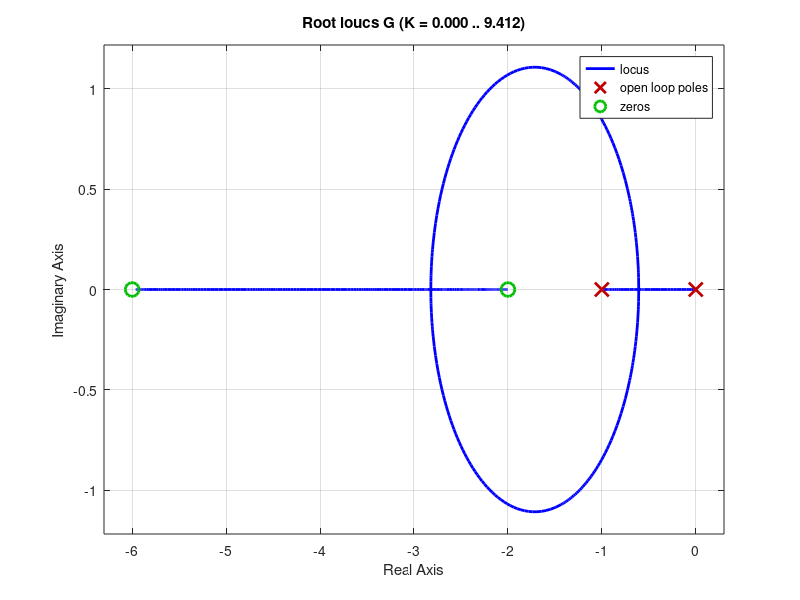
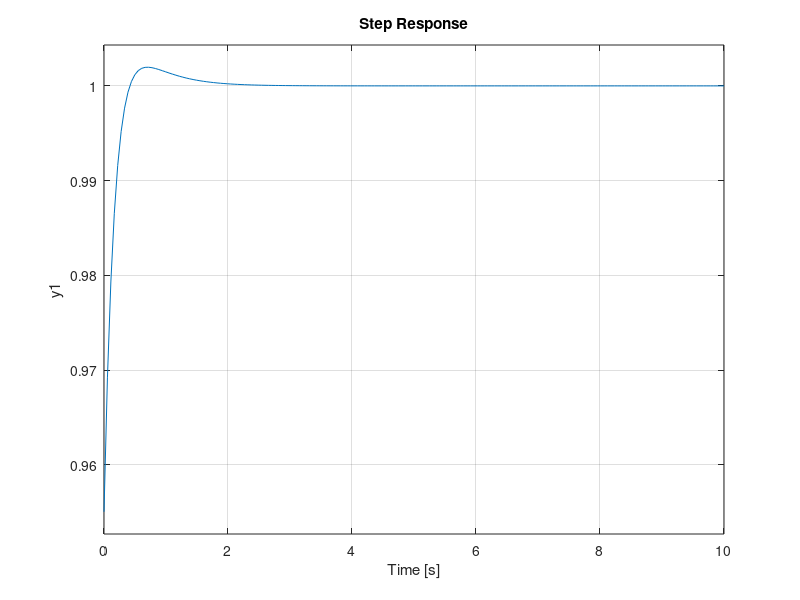
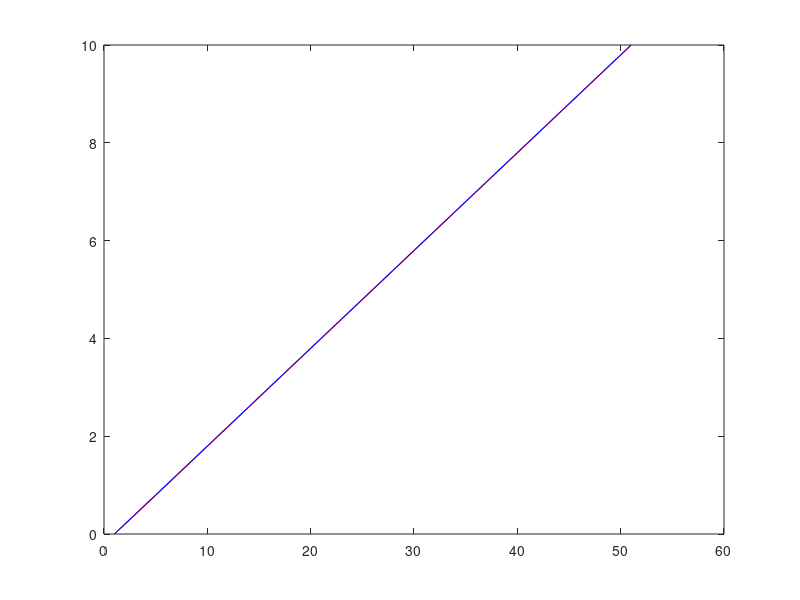

The MATLAB script that drew these images, in order:
clear all;
k = 21.25;
Cs = zpk([-6 -2],[0],k);
Gp = zpk([],[-1],1);
G = series(Cs,Gp);
G_c1 = feedback(G,1)
t = 0:0.1:5;
alpha = 2;
input = alpha * t;
output = lsim(input,G_c1,t);
figure(1);
rlocus(G);
figure(2);
step(G_c1,10);
figure(3);
plot(output,'r');
hold on;
plot(input,'b');

